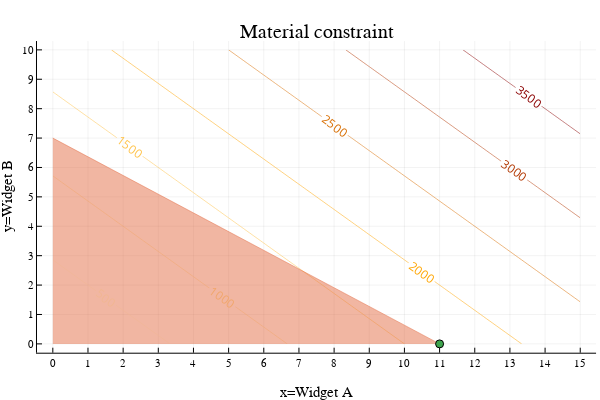

The cell this chart's notebook holds for it:
### Markdown cell above
## Adding material constraints

Suppose that A and B both require a material input M: A requires 7 units of M / widget. B requires 11 units of M / widget. Furthermore, there is a limited supply of material M: 77 units. This leads to the following material constraint:

$$
7 x + 11 y \leq 77
$$

### Code cell
contour(x,y,(x,y)->f(x,y),nlevels=10, c=:heat, linewidth=10, colorbar = false, contour_labels = true)
title!("Material constraint")
xaxis!("x=Widget A")
yaxis!("y=Widget B")
xticks!(0:maximum(x))
yticks!(0:maximum(y))
areaplot!(x[x.<=11], (77 .- 7*x[x.<=11])./11, legend=false, opacity=0.5)
scatter!([11],[0])

### Figure 1 — Plotly figure (JSON) as saved in the notebook; plotly's stock layout.template omitted (floating-point values rounded to 4 significant figures; data arrays with more than 128 entries replaced by an {"elided": "..."} marker saying what was removed)
{"data": [{"colorbar": {"title": ""}, "colorscale": [[0, "rgba(255, 255, 224, 1.000)"], [0.5, "rgba(255, 165, 0, 1.000)"], [1, "rgba(139, 0, 0, 1.000)"]], "contours": {"coloring": "lines", "showlabels": true}, "name": "y1", "ncontours": 12, "showlegend": false, "showscale": false, "type": "contour", "x": [0, 0.5, 1, 1.5, 2, 2.5, 3, 3.5, 4, 4.5, 5, 5.5, 6, 6.5, 7, 7.5, 8, 8.5, 9, 9.5, 10, 10.5, 11, 11.5, 12, 12.5, 13, 13.5, 14, 14.5, 15], "xaxis": "x", "y": [0, 0.5, 1, 1.5, 2, 2.5, 3, 3.5, 4, 4.5, 5, 5.5, 6, 6.5, 7, 7.5, 8, 8.5, 9, 9.5, 10], "yaxis": "y", "z": {"elided": "21x31 float values"}, "zmax": 4000, "zmin": 0}, {"colorbar": {"title": ""}, "fill": "tozeroy", "fillcolor": "rgba(227, 111, 71, 0.500)", "legendgroup": "y2", "line": {"color": "rgba(227, 111, 71, 0.500)", "dash": "solid", "shape": "linear", "width": 1}, "mode": "lines", "name": "y2", "showlegend": true, "type": "scatter", "x": [0, 0.5, 1, 1.5, 2, 2.5, 3, 3.5, 4, 4.5, 5, 5.5, 6, 6.5, 7, 7.5, 8, 8.5, 9, 9.5, 10, 10.5, 11], "xaxis": "x", "y": [7, 6.682, 6.364, 6.045, 5.727, 5.409, 5.091, 4.773, 4.455, 4.136, 3.818, 3.5, 3.182, 2.864, 2.545, 2.227, 1.909, 1.591, 1.273, 0.9545, 0.6364, 0.3182, 0], "yaxis": "y", "zmax": 4000, "zmin": 0}, {"colorbar": {"title": ""}, "legendgroup": "y3", "marker": {"color": "rgba(62, 164, 78, 1.000)", "line": {"color": "rgba(0, 0, 0, 1.000)", "width": 1}, "size": 8, "symbol": "circle"}, "mode": "markers", "name": "y3", "showlegend": true, "type": "scatter", "x": [11], "xaxis": "x", "y": [0], "yaxis": "y", "zmax": 4000, "zmin": 0}], "layout": {"annotations": [{"font": {"color": "rgba(0, 0, 0, 1.000)", "family": "sans-serif", "size": 20}, "rotation": 0, "showarrow": false, "text": "Material constraint", "x": 0.5275, "xanchor": "center", "xref": "paper", "y": 1, "yanchor": "top", "yref": "paper"}], "height": 400, "margin": {"b": 20, "l": 0, "r": 0, "t": 20}, "paper_bgcolor": "rgba(255, 255, 255, 1.000)", "plot_bgcolor": "rgba(255, 255, 255, 1.000)", "showlegend": false, "width": 600, "xaxis": {"anchor": "y", "domain": [0.06165, 0.9934], "gridcolor": "rgba(0, 0, 0, 0.100)", "gridwidth": 0.5, "linecolor": "rgba(0, 0, 0, 1.000)", "mirror": false, "range": [-0.45, 15.45], "showgrid": true, "showline": true, "showticklabels": true, "tickangle": 0, "tickcolor": "rgb(0, 0, 0)", "tickfont": {"color": "rgba(0, 0, 0, 1.000)", "family": "sans-serif", "size": 11}, "tickmode": "array", "ticks": "inside", "ticktext": ["0", "1", "2", "3", "4", "5", "6", "7", "8", "9", "10", "11", "12", "13", "14", "15"], "tickvals": [0, 1, 2, 3, 4, 5, 6, 7, 8, 9, 10, 11, 12, 13, 14, 15], "title": "x=Widget A", "titlefont": {"color": "rgba(0, 0, 0, 1.000)", "family": "sans-serif", "size": 15}, "type": "-", "visible": true, "zeroline": false, "zerolinecolor": "rgba(0, 0, 0, 1.000)"}, "yaxis": {"anchor": "x", "domain": [0.07581, 0.9415], "gridcolor": "rgba(0, 0, 0, 0.100)", "gridwidth": 0.5, "linecolor": "rgba(0, 0, 0, 1.000)", "mirror": false, "range": [-0.3, 10.3], "showgrid": true, "showline": true, "showticklabels": true, "tickangle": 0, "tickcolor": "rgb(0, 0, 0)", "tickfont": {"color": "rgba(0, 0, 0, 1.000)", "family": "sans-serif", "size": 11}, "tickmode": "array", "ticks": "inside", "ticktext": ["0", "1", "2", "3", "4", "5", "6", "7", "8", "9", "10"], "tickvals": [0, 1, 2, 3, 4, 5, 6, 7, 8, 9, 10], "title": "y=Widget B", "titlefont": {"color": "rgba(0, 0, 0, 1.000)", "family": "sans-serif", "size": 15}, "type": "-", "visible": true, "zeroline": false, "zerolinecolor": "rgba(0, 0, 0, 1.000)"}}}
